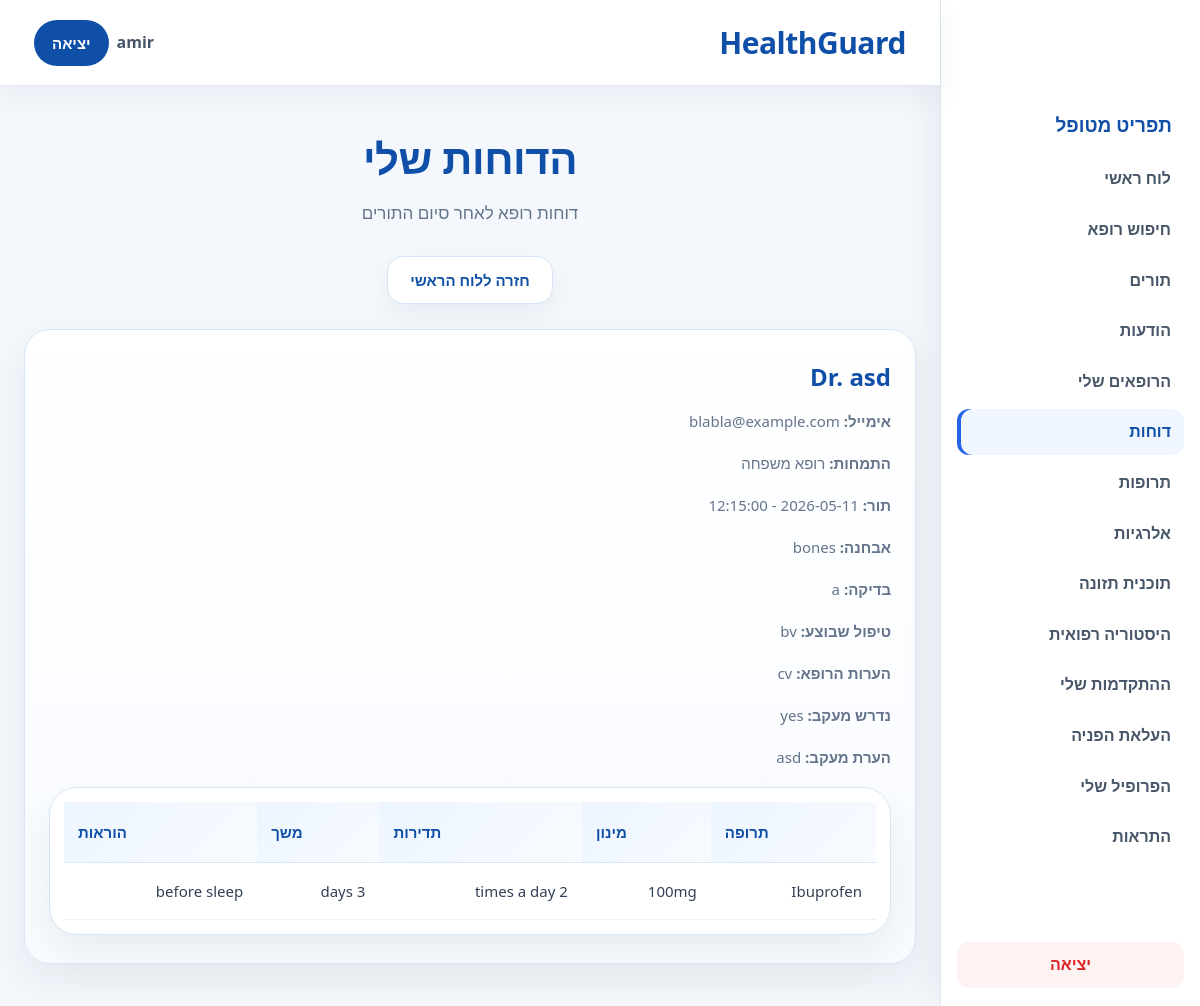
Screenshot of /patient/my_reports.php (signed in) with the database file from the repository.
### tables this page shows
CREATE TABLE `medical_reports` (
  `report_id` int(11) NOT NULL,
  `appointment_id` int(11) NOT NULL,
  `patient_id` int(11) NOT NULL,
  `doctor_id` int(11) NOT NULL,
  `diagnosis` text NOT NULL,
  `examination` text DEFAULT NULL,
  `treatment_done` text DEFAULT NULL,
  `doctor_notes` text DEFAULT NULL,
  `follow_up_needed` enum('no','yes') DEFAULT 'no',
  `follow_up_note` text DEFAULT NULL,
  `created_at` datetime DEFAULT current_timestamp(),
  `updated_at` datetime DEFAULT current_timestamp() ON UPDATE current_timestamp(),
  `is_family_doctor_report` tinyint(1) NOT NULL DEFAULT 0,
  `secretary_status` enum('pending','verified','rejected') NOT NULL DEFAULT 'pending',
  `secretary_note` text DEFAULT NULL,
  `verified_by` int(11) DEFAULT NULL,
  `verified_at` datetime DEFAULT NULL
);

CREATE TABLE `users` (
  `user_id` int(11) NOT NULL,
  `name` varchar(100) NOT NULL,
  `role` enum('patient','doctor','admin','secretary') NOT NULL,
  `email` varchar(100) NOT NULL,
  `password` varchar(255) NOT NULL,
  `city` varchar(80) DEFAULT NULL,
  `created_at` timestamp NULL DEFAULT current_timestamp()
);

CREATE TABLE `doctors` (
  `doctor_id` int(11) NOT NULL,
  `user_id` int(11) NOT NULL,
  `specialization` varchar(100) NOT NULL,
  `consultation_fee` decimal(10,2) DEFAULT NULL
);

CREATE TABLE `appointments` (
  `appointment_id` int(11) NOT NULL,
  `patient_id` int(11) NOT NULL,
  `doctor_id` int(11) NOT NULL,
  `appointment_date` date NOT NULL,
  `appointment_time` time NOT NULL,
  `status` varchar(50) NOT NULL DEFAULT 'pending',
  `created_at` datetime NOT NULL DEFAULT current_timestamp()
);

CREATE TABLE `report_drugs` (
  `report_drug_id` int(11) NOT NULL,
  `report_id` int(11) NOT NULL,
  `drug_id` int(11) NOT NULL,
  `dosage` varchar(100) NOT NULL,
  `frequency` varchar(100) NOT NULL,
  `duration` varchar(100) NOT NULL,
  `instructions` text DEFAULT NULL,
  `created_at` datetime DEFAULT current_timestamp()
);

CREATE TABLE `drugs` (
  `drug_id` int(11) NOT NULL,
  `drug_name` varchar(150) NOT NULL,
  `allergy_group` varchar(150) DEFAULT NULL,
  `notes` text DEFAULT NULL,
  `created_at` datetime DEFAULT current_timestamp()
);

### db_connection.php (called while the page is built, shortened)
<?php
function HebrewText($value)
{
    $translations = [
        'admin' => 'מנהל',
        'doctor' => 'רופא',
        'patient' => 'מטופל',
        'secretary' => 'מזכירות',
        'pending' => 'ממתין',
        'accepted' => 'אושר',
        'completed' => 'הושלם',
        'cancelled' => 'בוטל',
        'verified' => 'אושר',
        'rejected' => 'נדחה',
        'taken' => 'נלקחה',
        'skipped' => 'דולגה',
        'appointment' => 'תור',
        'medicine' => 'תרופה',
        'message' => 'הודעה',
        'report' => 'דוח',
        'nutrition' => 'תזונה',
        'cardiologist' => 'קרדיולוג',
        'dermatologist' => 'רופא עור',
        'ophthalmologist' => 'רופא עיניים',
        'orthopedic' => 'אורתופד',
        'dentist' => 'רופא שיניים',
        'dietitian' => 'דיאטן',
        'family_doctor' => 'רופא משפחה',
        'Sunday' => 'ראשון',
        'Monday' => 'שני',
        'Tuesday' => 'שלישי',
        'Wednesday' => 'רביעי',
        'Thursday' => 'חמישי',
        'Friday' => 'שישי',
        'Saturday' => 'שבת',
        'male' => 'זכר',
        'female' => 'נקבה',
        'other' => 'אחר',
        'Patients' => 'מטופלים',
        'Doctors' => 'רופאים',
        'Appointments' => 'תורים',
        'Reports' => 'דוחות',
    ];
    return $translations[$value] ?? $value;
}
?>

### patient/my_reports.php (the view, shortened to what this page needs)
<?php
include("../db_connection.php");
$conn = OpenCon();
$patient_id = $_SESSION['user_id'];
$sql = "SELECT
            medical_reports.*,
            appointments.appointment_date,
            appointments.appointment_time,
            users.name AS doctor_name,
            users.email AS doctor_email,
            doctors.specialization
        FROM medical_reports
        JOIN appointments
            ON medical_reports.appointment_id=appointments.appointment_id
        JOIN doctors
            ON medical_reports.doctor_id=doctors.doctor_id
        JOIN users
            ON doctors.user_id=users.user_id
        WHERE medical_reports.patient_id='$patient_id'
        ORDER BY medical_reports.created_at DESC";
$result = mysqli_query($conn, $sql);
?>
<!DOCTYPE html>
<html lang="he" dir="rtl">
<head>
    <link rel="stylesheet" href="/HealthGuard/style.css">
</head>
<body class="patient-page">
<?php include("../navbar.php"); ?>
<div class="section">
    <h1 class="section-title">הדוחות שלי</h1>
    <p class="section-subtitle">דוחות רופא לאחר סיום התורים</p>
    <div class="hero-actions" style="justify-content:center; margin-bottom:25px;">
        <a href="/HealthGuard/patient/patient_dashboard.php" class="secondary-btn">חזרה ללוח הראשי</a>
    </div>
    <div class="cards">
        <?php if (mysqli_num_rows($result) > 0) { ?>
            <?php while ($row = mysqli_fetch_assoc($result)) { ?>
                <div class="card">
                    <h3>Dr. <?php echo $row['doctor_name']; ?></h3>
                    <p><strong>אימייל:</strong> <?php echo $row['doctor_email']; ?></p>
                    <p><strong>התמחות:</strong> <?php echo HebrewText($row['specialization']); ?></p>
                    <p><strong>תור:</strong> <?php echo $row['appointment_date']; ?> - <?php echo $row['appointment_time']; ?></p>
                    <p><strong>אבחנה:</strong> <?php echo nl2br($row['diagnosis']); ?></p>
                    <p><strong>בדיקה:</strong> <?php echo nl2br($row['examination']); ?></p>
                    <p><strong>טיפול שבוצע:</strong> <?php echo nl2br($row['treatment_done']); ?></p>
                    <p><strong>הערות הרופא:</strong> <?php echo nl2br($row['doctor_notes']); ?></p>
                    <p><strong>נדרש מעקב:</strong> <?php echo $row['follow_up_needed']; ?></p>
                    <p><strong>הערת מעקב:</strong> <?php echo nl2br($row['follow_up_note']); ?></p>
                    <div class="table-wrapper" style="margin-top:18px;">
                        <table>
                            <tr>
                                <th>תרופה</th>
                                <th>מינון</th>
                                <th>תדירות</th>
                                <th>משך</th>
                                <th>הוראות</th>
                            </tr>
                            <?php
                            $report_id = $row['report_id'];
                            $sqlDrugs = "SELECT
                                             report_drugs.*,
                                             drugs.drug_name
                                         FROM report_drugs
                                         JOIN drugs
                                             ON report_drugs.drug_id=drugs.drug_id
                                         WHERE report_drugs.report_id='$report_id'";
                            $resultDrugs = mysqli_query($conn, $sqlDrugs);
                            ?>
                            <?php if (mysqli_num_rows($resultDrugs) > 0) { ?>
                                <?php while ($rowDrug = mysqli_fetch_assoc($resultDrugs)) { ?>
                                <tr>
                                    <td><?php echo $rowDrug['drug_name']; ?></td>
                                    <td><?php echo $rowDrug['dosage']; ?></td>
                                    <td><?php echo $rowDrug['frequency']; ?></td>
                                    <td><?php echo $rowDrug['duration']; ?></td>
                                    <td><?php echo $rowDrug['instructions']; ?></td>
                                </tr>
                                <?php } ?>
                            <?php } else { ?>
                                <tr>
                                    <td colspan="5">לא נרשמו תרופות.</td>
                                </tr>
                            <?php } ?>
                        </table>
                    </div>
                </div>
            <?php } ?>
        <?php } ?>
    </div>
</div>
</body>
</html>

### style.css (style rules this page uses)
* { margin: 0; padding: 0; box-sizing: border-box; }
html, body { min-height: 100%; font-family: "Segoe UI", Tahoma, Geneva, Verdana, sans-serif; scroll-behavior: smooth; }
html[dir="rtl"] body { direction: rtl; text-align: right; }
body { background: #f5f8fc; color: #1e293b; line-height: 1.6; }
a { text-decoration: none; transition: 0.25s ease; }
body.has-app-sidebar { padding-right: 260px; }
.primary-btn, .secondary-btn, .danger-btn, button, a.primary-btn, a.secondary-btn, a.danger-btn { display: inline-flex !important; align-items: center !important; justify-content: center !important; text-decoration: none !important; font-weight: 800 !important; font-size: 15px !important; line-height: 1 !important; cursor: pointer !important; border-radius: 16px !important; padding: 12px 22px !important; min-height: 48px !important; transition: 0.25s ease !important; border: none; }
.secondary-btn, a.secondary-btn { background: #ffffff !important; color: #1e293b !important; border: 1px solid #d9e4ef !important; box-shadow: 0 10px 24px rgba(15, 23, 42, 0.05) !important; }
.section { width: 100%; max-width: 1380px; margin: 0 auto; padding: 38px 24px 42px; }
.section-title { font-size: 42px; font-weight: 800; text-align: center; margin-bottom: 8px; letter-spacing: -0.5px; }
.section-subtitle { text-align: center; font-size: 17px; color: #64748b; margin-bottom: 30px; }
.hero-actions { display: flex; justify-content: center; align-items: center; gap: 14px; flex-wrap: wrap; }
.cards { display: grid; grid-template-columns: repeat(auto-fit, minmax(270px, 1fr)); gap: 24px; margin-top: 24px; }
.card { border-radius: 26px; padding: 28px 24px; position: relative; overflow: hidden; transition: 0.28s ease; border: 1px solid #e2e8f0; background: #ffffff; box-shadow: 0 16px 38px rgba(15, 23, 42, 0.07); }
.card h3 { font-size: 24px; margin-bottom: 12px; font-weight: 800; }
.card p { color: #64748b; margin-bottom: 18px; font-size: 15px; }
.table-wrapper { width: 100%; overflow-x: auto; background: #ffffff; border-radius: 28px; border: 1px solid #e2e8f0; box-shadow: 0 16px 40px rgba(15, 23, 42, 0.07); padding: 14px; }
table { width: 100%; border-collapse: collapse; min-width: 760px; }
table th { text-align: left; padding: 18px 14px; font-size: 15px; font-weight: 900; color: #0f172a; background: linear-gradient(135deg, #eff6ff, #f8fbff); border-bottom: 1px solid #dbe7f2; }
table td { padding: 16px 14px; border-bottom: 1px solid #edf2f7; color: #334155; font-size: 15px; vertical-align: middle; }
.patient-page { background: #f4f8fd; min-height: 100vh; }
.patient-page .secondary-btn { color: #0f4fa8 !important; border-color: #d5e4f5 !important; }
.patient-page .section-title, .patient-page .form-box h2, .patient-page .card h3 { color: #0f4fa8; }
.patient-page .card { border-color: #d8e6f5; background: linear-gradient(180deg, #ffffff, #f8fbff); }
.patient-page .table-wrapper { border-color: #d8e6f5; }
.patient-page table th { background: linear-gradient(135deg, #edf5ff, #f8fbff); color: #0f4fa8; }

### rows the page displays
medical_reports: users.name "asd", users.email "blabla@example.com", doctor.specialization "רופא משפחה", appointment.appointment_time "12:15:00", diagnosis "bones", examination "a", treatment_done "bv", doctor_notes "cv", follow_up_needed "yes", follow_up_note "asd"
report_drugs: drug.drug_name "Ibuprofen", dosage "100mg", frequency "2 times a day", duration "3 days", instructions "before sleep"

### other values shown
$site_name "HealthGuard"
$_SESSION['name'] "amir"
$role_labels[$_SESSION['role']] "מטופל"
$label "לוח ראשי"
$label "חיפוש רופא"
$label "תורים"
$label "הודעות"
$label "הרופאים שלי"
$label "דוחות"
$label "תרופות"
$label "אלרגיות"
$label "תוכנית תזונה"
$label "היסטוריה רפואית"
$label "ההתקדמות שלי"
$label "העלאת הפניה"
